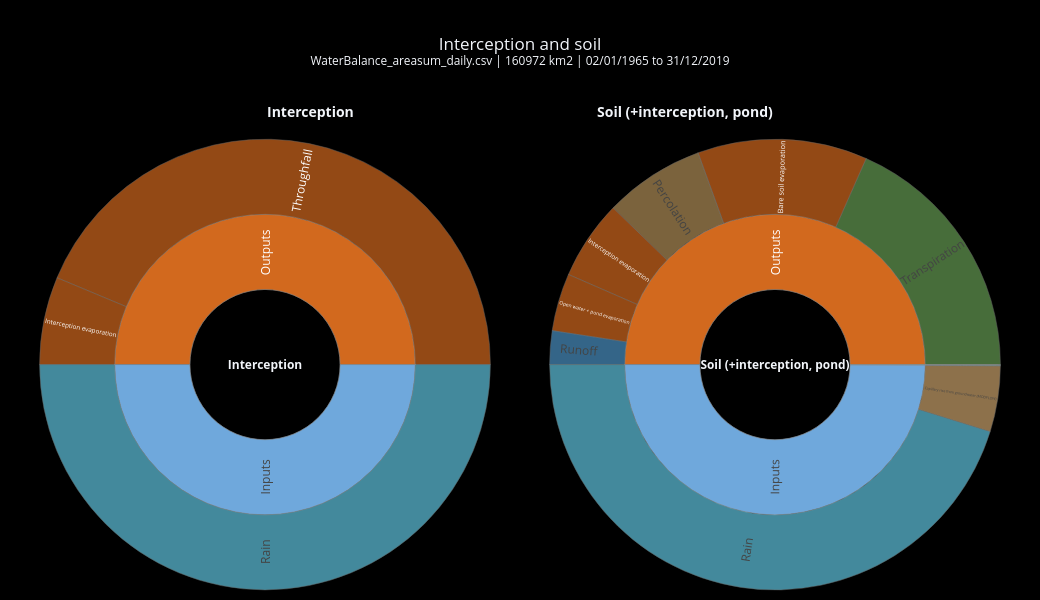

Notebook code cell kept with this figure:
### Code cell
# cell no 10: Interception and Soil (+ interception and seepage pond) next to each other
names = [n for n in ["Interception", "Soil (+interception, pond)"] if n in parts]
side_by_side([sunburst(n, part_terms(parts[n]), store=False) for n in names], "Interception and soil").show()

### Figure 1 — Plotly figure (JSON) as saved in the notebook; plotly's stock layout.template omitted (floating-point values rounded to 4 significant figures)
{"data": [{"branchvalues": "total", "customdata": ["inputs 67029.51 mm (1219 mm/yr)<br>balance error -0.0002 mm", "67029.51 mm<br>1218.8 mm/yr<br>100.00 % of inputs", "67029.509 mm<br>1218.8 mm/yr<br>100.00 % of inputs", "0.00 mm<br>0.0 mm/yr<br>0.00 % of inputs", "67029.51 mm<br>1218.8 mm/yr<br>100.00 % of inputs", "8439.975 mm<br>153.5 mm/yr<br>12.59 % of inputs", "58589.535 mm<br>1065.4 mm/yr<br>87.41 % of inputs", "-0.0002 mm (-2.9e-09 of inputs)"], "domain": {"x": [0.01, 0.49], "y": [0, 0.92]}, "hovertemplate": "<b>%{label}</b><br>%{customdata}<extra></extra>", "ids": ["<b>Interception</b>", "Interception/In", "Interception/In/Rain", "Interception/S-", "Interception/Out", "Interception/Out/Interception evaporation", "Interception/Out/Throughfall", "Interception/err"], "insidetextorientation": "radial", "labels": ["<b>Interception</b>", "Inputs", "Rain", "Storage (out)", "Outputs", "Interception evaporation", "Throughfall", "Balance error"], "marker": {"colors": ["black", "#6fa8dc", "#60C4DE", "#7fd8b5", "#d2691e", "#d2691e", "#d2691e", "#ffffff"], "line": {"color": "#888", "width": 0.5}}, "parents": ["", "<b>Interception</b>", "Interception/In", "<b>Interception</b>", "<b>Interception</b>", "Interception/Out", "Interception/Out", "<b>Interception</b>"], "type": "sunburst", "values": [134100.0, 67030.0, 67030.0, 0.0002533, 67030.0, 8440.0, 58590.0, 0.0001975]}, {"branchvalues": "total", "customdata": ["inputs 74145.99 mm (1348 mm/yr)<br>balance error -0.0751 mm", "74084.56 mm<br>1347.1 mm/yr<br>99.92 % of inputs", "67029.509 mm<br>1218.8 mm/yr<br>90.40 % of inputs", "6978.834 mm<br>126.9 mm/yr<br>9.41 % of inputs", "59.730 mm<br>1.1 mm/yr<br>0.08 % of inputs", "16.482 mm<br>0.3 mm/yr<br>0.02 % of inputs", "61.43 mm<br>1.1 mm/yr<br>0.08 % of inputs", "61.433 mm<br>1.1 mm/yr<br>0.08 % of inputs", "0.000 mm<br>0.0 mm/yr<br>0.00 % of inputs", "74144.01 mm<br>1348.2 mm/yr<br>100.00 % of inputs", "27243.171 mm<br>495.4 mm/yr<br>36.74 % of inputs", "18058.074 mm<br>328.4 mm/yr<br>24.35 % of inputs", "8439.975 mm<br>153.5 mm/yr<br>11.38 % of inputs", "6139.820 mm<br>111.6 mm/yr<br>8.28 % of inputs", "3570.308 mm<br>64.9 mm/yr<br>4.82 % of inputs", "10692.661 mm<br>194.4 mm/yr<br>14.42 % of inputs", "2.05 mm<br>0.0 mm/yr<br>0.00 % of inputs", "-0.0751 mm (-1.0e-06 of inputs)"], "domain": {"x": [0.51, 0.99], "y": [0, 0.92]}, "hovertemplate": "<b>%{label}</b><br>%{customdata}<extra></extra>", "ids": ["<b>Soil (+interception, pond)</b>", "Soil (+interception, pond)/In", "Soil (+interception, pond)/In/Rain", "Soil (+interception, pond)/In/Capillary rise from groundwater (MODFLOW)", "Soil (+interception, pond)/In/Capillary rise from aquifer", "Soil (+interception, pond)/In/other (small)", "Soil (+interception, pond)/S-", "Soil (+interception, pond)/S-/Soil moisture", "Soil (+interception, pond)/S-/other (small)", "Soil (+interception, pond)/Out", "Soil (+interception, pond)/Out/Transpiration", "Soil (+interception, pond)/Out/Bare soil evaporation", "Soil (+interception, pond)/Out/Interception evaporation", "Soil (+interception, pond)/Out/Open water + pond evaporation", "Soil (+interception, pond)/Out/Runoff", "Soil (+interception, pond)/Out/Percolation", "Soil (+interception, pond)/S+", "Soil (+interception, pond)/err"], "insidetextorientation": "radial", "labels": ["<b>Soil (+interception, pond)</b>", "Inputs", "Rain", "Capillary rise from groundwater (MODFLOW)", "Capillary rise from aquifer", "other (small)", "Storage (out)", "Soil moisture", "other (small)", "Outputs", "Transpiration", "Bare soil evaporation", "Interception evaporation", "Open water + pond evaporation", "Runoff", "Percolation", "Storage (into)", "Balance error"], "marker": {"colors": ["black", "#6fa8dc", "#60C4DE", "#c9a26b", "#6fa8dc", "#6fa8dc", "#7fd8b5", "#7fd8b5", "#7fd8b5", "#d2691e", "#669C53", "#d2691e", "#d2691e", "#d2691e", "#4a90c2", "#b08d57", "#00CC96", "#ffffff"], "line": {"color": "#888", "width": 0.5}}, "parents": ["", "<b>Soil (+interception, pond)</b>", "Soil (+interception, pond)/In", "Soil (+interception, pond)/In", "Soil (+interception, pond)/In", "Soil (+interception, pond)/In", "<b>Soil (+interception, pond)</b>", "Soil (+interception, pond)/S-", "Soil (+interception, pond)/S-", "<b>Soil (+interception, pond)</b>", "Soil (+interception, pond)/Out", "Soil (+interception, pond)/Out", "Soil (+interception, pond)/Out", "Soil (+interception, pond)/Out", "Soil (+interception, pond)/Out", "Soil (+interception, pond)/Out", "<b>Soil (+interception, pond)</b>", "<b>Soil (+interception, pond)</b>"], "type": "sunburst", "values": [148300.0, 74080.0, 67030.0, 6979.0, 59.73, 16.48, 61.43, 61.43, 0.0002533, 74140.0, 27240.0, 18060.0, 8440.0, 6140.0, 3570.0, 10690.0, 2.055, 0.07512]}], "layout": {"annotations": [{"font": {"size": 14}, "showarrow": false, "text": "<b>Interception</b>", "x": 0.25, "xref": "paper", "y": 1, "yref": "paper"}, {"font": {"size": 14}, "showarrow": false, "text": "<b>Soil (+interception, pond)</b>", "x": 0.75, "xref": "paper", "y": 1, "yref": "paper"}], "height": 600, "margin": {"b": 10, "l": 10, "r": 10, "t": 100}, "title": {"text": "Interception and soil<br><sup>WaterBalance_areasum_daily.csv | 160972 km2 | 02/01/1965 to 31/12/2019</sup>", "x": 0.5}, "width": 1040}}
